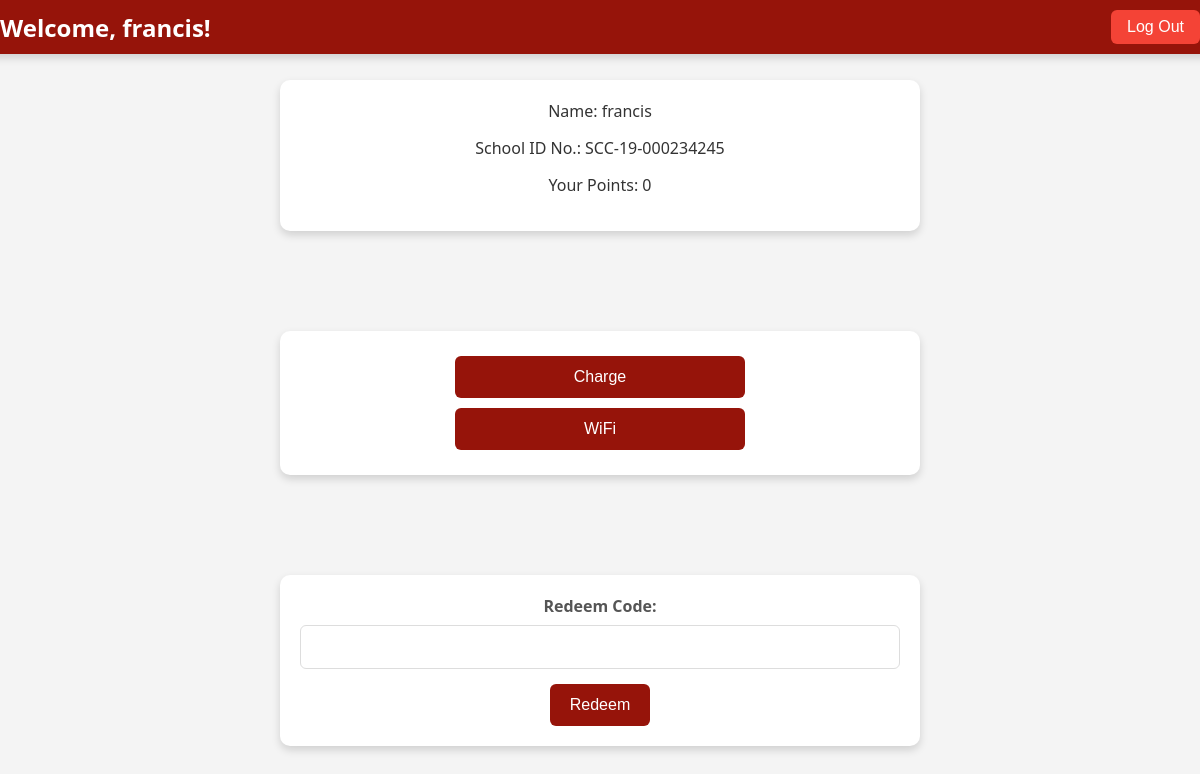
Page /student.php (signed in) on the committed database.
### tables this page shows
CREATE TABLE `students` (
  `id` int(11) NOT NULL,
  `name` varchar(255) NOT NULL,
  `age` int(11) NOT NULL,
  `school_id_number` varchar(50) NOT NULL,
  `username` varchar(50) NOT NULL,
  `password` varchar(255) NOT NULL,
  `points` int(11) DEFAULT 0
);

### student.php (the view, shortened to what this page needs)
<?php
$student_id = $_SESSION['student_id'];
$conn = new mysqli('localhost', 'root', '', 'student_rewards');
$sql = "SELECT name, school_id_number, points FROM students WHERE id=?";
$stmt = $conn->prepare($sql);
$stmt->bind_param('i', $student_id);
$stmt->execute();
$result = $stmt->get_result();
if ($result->num_rows > 0) {
    $student = $result->fetch_assoc();
} else {
    $student = [
        'name' => 'Unknown',
        'school_id_number' => 'N/A',
        'points' => 0
    ];
}
$code_class = '';
$code_value = '';
?>
<!DOCTYPE html>
<html lang="en">
<head>
    <link rel="stylesheet" href="studentstyles.css">
</head>
<body>
    <div class="header">
        <h2>Welcome, <?php echo htmlspecialchars($student['name']); ?>!</h2>
        <button onclick="location.href='logout.php'" class="logout-button">Log Out</button>
    </div>
    <div class="info">
        <p>Name: <?php echo htmlspecialchars($student['name']); ?></p>
        <p>School ID No.: <?php echo htmlspecialchars($student['school_id_number']); ?></p>
        <p>Your Points: <?php echo htmlspecialchars($student['points']); ?></p>
    </div>
    <div id="reward-options">
        <button onclick="confirmAction('charge')">Charge</button>
        <button onclick="confirmAction('wifi')">WiFi</button>
    </div>
    <form method="post" action="redeem.php">
        <label for="code">Redeem Code:</label>
        <input type="text" id="code" name="code" class="<?php echo htmlspecialchars($code_class); ?>" value="<?php echo htmlspecialchars($code_value); ?>" required>
        <button type="submit">Redeem</button>
    </form>
</body>
</html>

### studentstyles.css (style rules this page uses)
body { font-family: 'Segoe UI', Tahoma, Geneva, Verdana, sans-serif; margin: 0; padding: 0; background-color: #f4f4f4; display: flex; flex-direction: column; align-items: center; min-height: 100vh; }
.header { display: flex; justify-content: space-between; align-items: center; width: 100%; background: linear-gradient(to right, #96140a, #96140a); color: white; padding: 15px 20px; box-shadow: 0 4px 8px rgba(0, 0, 0, 0.15); position: fixed; top: 0; z-index: 1000; }
.header h2 { margin: 0; font-size: 1.5rem; }
.logout-button { background: #96140a; color: white; border: none; padding: 10px 20px; cursor: pointer; border-radius: 6px; transition: background 0.3s, transform 0.3s; }
.info, form, #reward-options { background: white; padding: 20px; border-radius: 10px; box-shadow: 0 4px 8px rgba(0, 0, 0, 0.15); margin: 80px 0 20px 0; width: 90%; max-width: 600px; text-align: center; transition: transform 0.3s, box-shadow 0.3s; }
.info p { margin: 0 0 15px 0; font-size: 1rem; color: #333; }
label { display: block; margin-bottom: 8px; font-weight: 600; color: #555; }
input[type="text"] { width: 100%; padding: 12px; margin-bottom: 15px; border: 1px solid #ddd; border-radius: 6px; box-sizing: border-box; font-size: 1rem; }
button { background: #96140a; color: white; border: none; padding: 12px 20px; cursor: pointer; border-radius: 6px; transition: background 0.3s, transform 0.3s; font-size: 1rem; }
#reward-options button { margin: 5px; width: calc(50% - 10px); display: inline-block; font-size: 1rem; }

### student.php (style rules this page uses)
.header { display: flex; justify-content: space-between; align-items: center; padding: 10px 20px; background-color: #f0f0f0; }
.logout-button { padding: 8px 16px; background-color: #f44336; color: white; border: none; cursor: pointer; }

### rows in the picture
students: name "francis", school_id_number "SCC-19-000234245", points "0"
